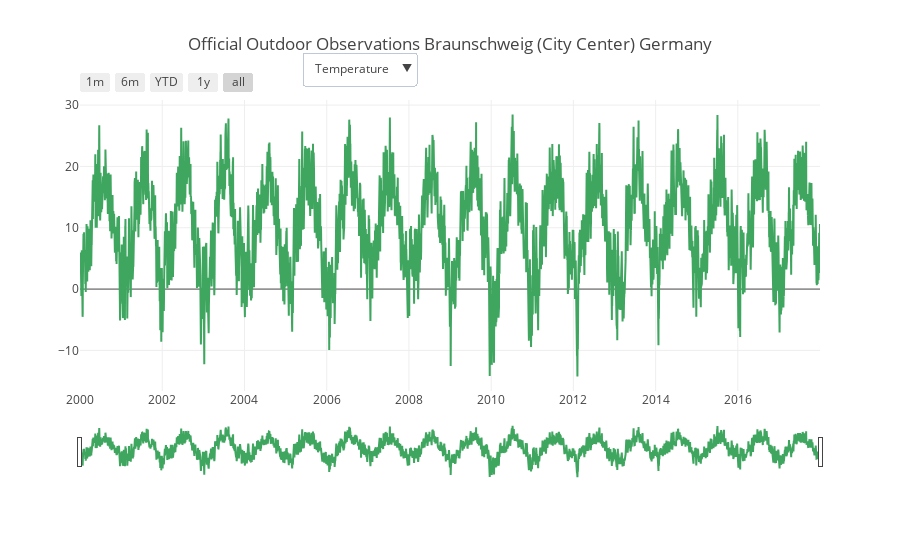

Notebook source saved alongside this figure:
### Markdown cell above
### The Official Wheather Data Set

Given the gaps in the data, the residencial readingy might be problematic for further analysis. 

Deutsches Wetterdienst data set contains temperature and humidity readings in Braunschweig Germany  during the years Jan 1951- Dec 2017. A subset of from 2013 - 2017 is loaded using the deutsches_wetterdienst() script.

What can you say about the data from the Deutsches Wetterdienst?

### Code cell
df = deutsches_wetterdienst('data/produkt_tu_stunde_19510101_20171231_00662.txt',2000,2017)

# resample
frequency = 'D'
df = df.resample(frequency).mean().ffill()

# plot
fig = plotly_dwd(df)
plotly.offline.iplot(fig)

## TODO : remove the default years

### Figure 1 — Plotly figure (JSON) as saved in the notebook; plotly's stock layout.template omitted (floating-point values rounded to 4 significant figures; data arrays with more than 128 entries replaced by an {"elided": "..."} marker saying what was removed)
{"data": [{"line": {"color": "#3FA65F"}, "name": "Temperature", "type": "scatter", "uid": "d22dfe8e-ba39-4061-8d49-8a0ae5bcf434", "x": {"elided": "6575 str values"}, "y": {"elided": "6575 float values"}}], "layout": {"title": {"text": "Official Outdoor Observations Braunschweig (City Center) Germany"}, "updatemenus": [{"buttons": [{"args": [{"y": {"elided": "1x6575 float values"}}, {"title": "Temperature Official Outdoor Observations Braunschweig (City Center) Germany"}], "label": "Temperature", "method": "update"}, {"args": [{"y": {"elided": "1x6575 float values"}}, {"title": "Humidity Official Outdoor Observations Braunschweig (City Center) Germany"}], "label": "Humidity", "method": "update"}], "direction": "down", "pad": {"r": 10, "t": 10}, "showactive": true, "x": 0.3, "xanchor": "left", "y": 1.2, "yanchor": "top"}], "xaxis": {"rangeselector": {"buttons": [{"count": 1, "label": "1m", "step": "month", "stepmode": "backward"}, {"count": 6, "label": "6m", "step": "month", "stepmode": "backward"}, {"count": 1, "label": "YTD", "step": "year", "stepmode": "todate"}, {"count": 1, "label": "1y", "step": "year", "stepmode": "backward"}, {"step": "all"}]}, "rangeslider": {"visible": true}, "type": "date"}}}
